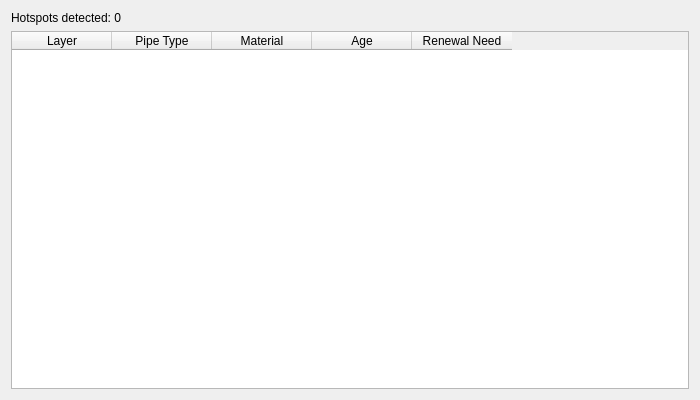
<?xml version="1.0" encoding="UTF-8"?>
<ui version="4.0">
 <class>ResultsDialogBase</class>
 <widget class="QDialog" name="ResultsDialogBase">
  <property name="geometry">
   <rect>
    <x>0</x>
    <y>0</y>
    <width>700</width>
    <height>400</height>
   </rect>
  </property>
  <property name="windowTitle">
   <string>High-Risk Results</string>
  </property>
  <layout class="QVBoxLayout" name="verticalLayout">
   <item>
    <widget class="QLabel" name="hotspotLabel">
     <property name="text">
      <string>Hotspots detected: 0</string>
     </property>
    </widget>
   </item>
   <item>
    <widget class="QTableWidget" name="resultsTable">
     <column>
      <property name="text">
       <string>Layer</string>
      </property>
     </column>
     <column>
      <property name="text">
       <string>Pipe Type</string>
      </property>
     </column>
     <column>
      <property name="text">
       <string>Material</string>
      </property>
     </column>
     <column>
      <property name="text">
       <string>Age</string>
      </property>
     </column>
     <column>
      <property name="text">
       <string>Renewal Need</string>
      </property>
     </column>
    </widget>
   </item>
  </layout>
 </widget>
 <resources/>
 <connections/>
</ui>
